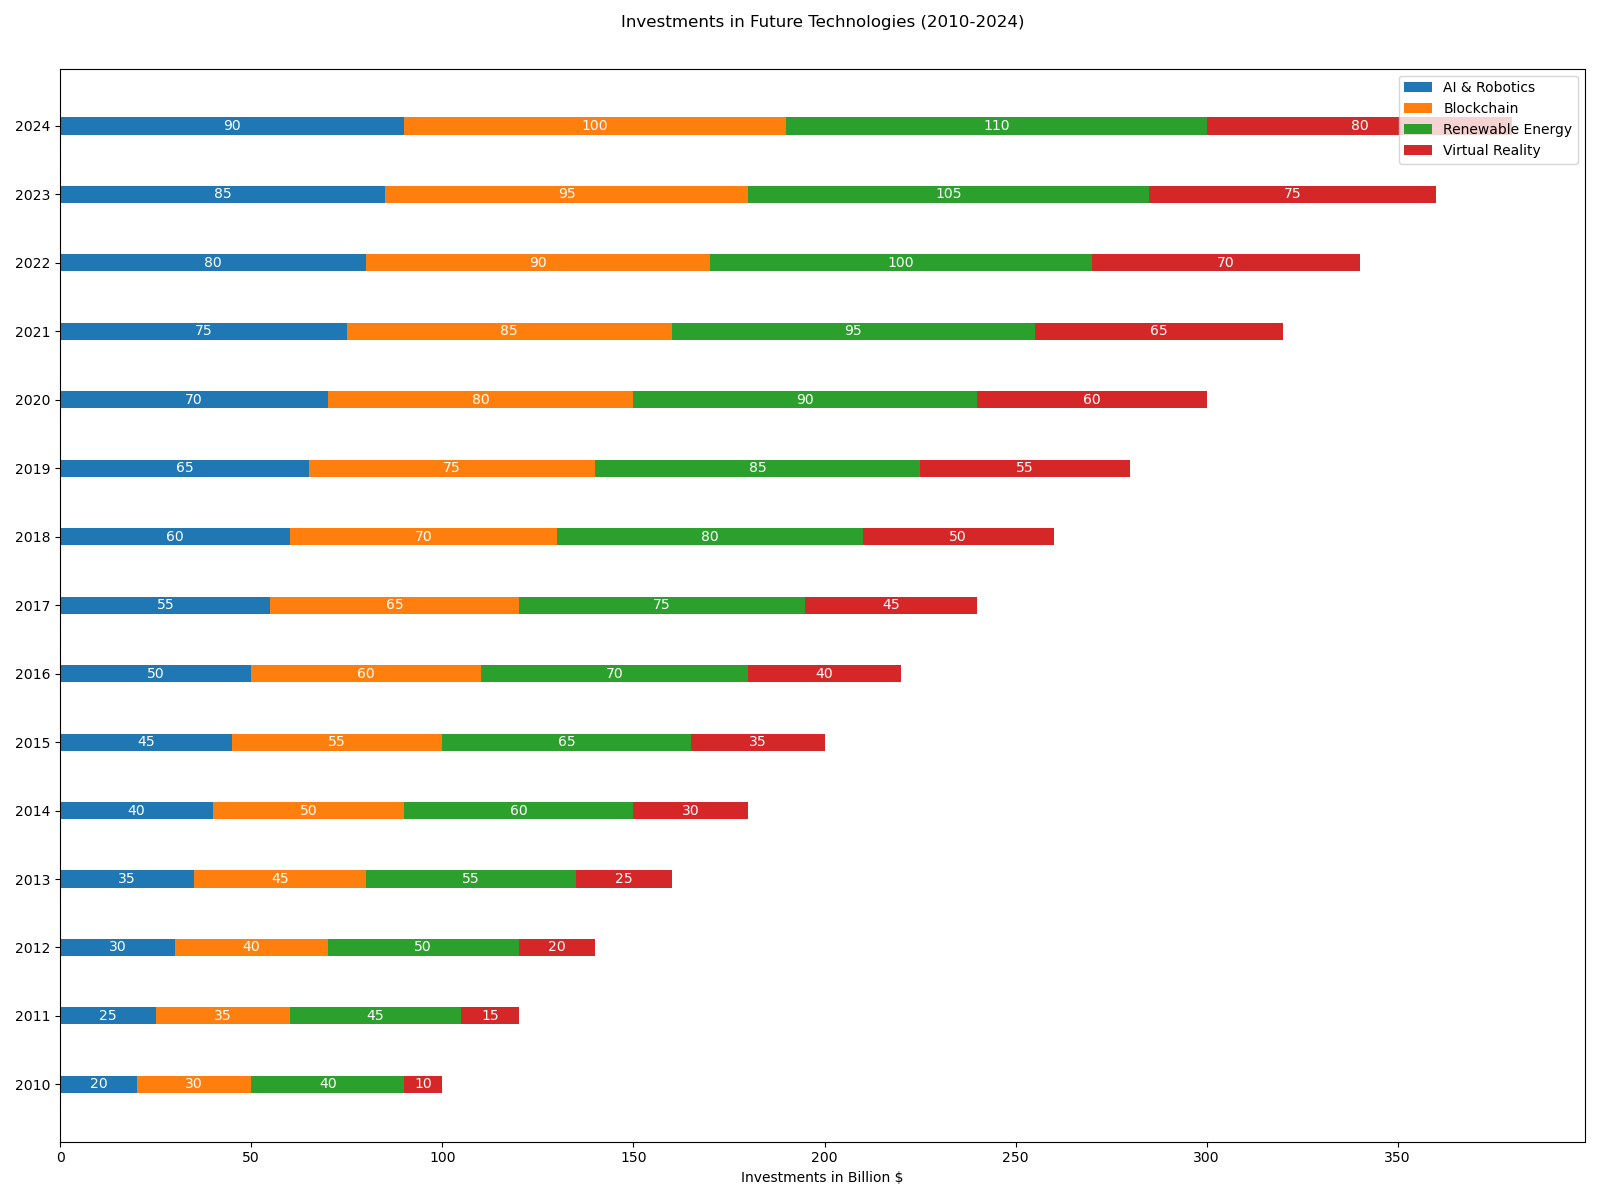

The script that drew this image:

import matplotlib.pyplot as plt
import numpy as np

years = np.array(['2010', '2011', '2012', '2013', '2014', '2015', '2016', '2017', '2018', '2019', '2020', '2021', '2022', '2023', '2024'])
AI_Robotics = np.array([20, 25, 30, 35, 40, 45, 50, 55, 60, 65, 70, 75, 80, 85, 90])
Blockchain = np.array([30, 35, 40, 45, 50, 55, 60, 65, 70, 75, 80, 85, 90, 95, 100])
Renewable_Energy = np.array([40, 45, 50, 55, 60, 65, 70, 75, 80, 85, 90, 95, 100, 105, 110])
Virtual_Reality = np.array([10, 15, 20, 25, 30, 35, 40, 45, 50, 55, 60, 65, 70, 75, 80])

bar_width = 0.25
fig, ax = plt.subplots(figsize=(16, 12))

ax.barh(years, AI_Robotics, height=bar_width, label='AI & Robotics', color='#1f77b4')
ax.barh(years, Blockchain, left=AI_Robotics, height=bar_width, label='Blockchain', color='#ff7f0e')
ax.barh(years, Renewable_Energy, left=AI_Robotics+Blockchain, height=bar_width, label='Renewable Energy', color='#2ca02c')
ax.barh(years, Virtual_Reality, left=AI_Robotics+Blockchain+Renewable_Energy, height=bar_width, label='Virtual Reality', color='#d62728')

ax.set_xlabel('Investments in Billion $')
ax.set_title('Investments in Future Technologies (2010-2024)', pad=30)
ax.set_yticks(np.arange(len(years)))
ax.set_yticklabels(years)
ax.legend(ncol=1, loc='upper right', bbox_to_anchor=(1, 1))

# Adding numerical labels
for i in range(len(years)):
    ax.text(AI_Robotics[i] / 2, i, str(AI_Robotics[i]), ha='center', va='center', color='white', fontsize=10)
    ax.text(AI_Robotics[i] + Blockchain[i] / 2, i, str(Blockchain[i]), ha='center', va='center', color='white', fontsize=10)
    ax.text(AI_Robotics[i] + Blockchain[i] + Renewable_Energy[i] / 2, i, str(Renewable_Energy[i]), ha='center', va='center', color='white', fontsize=10)
    ax.text(AI_Robotics[i] + Blockchain[i] + Renewable_Energy[i] + Virtual_Reality[i] / 2, i, str(Virtual_Reality[i]), ha='center', va='center', color='white', fontsize=10)

plt.tight_layout()
plt.show()
